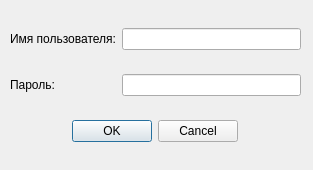
<?xml version="1.0" encoding="UTF-8"?>
<ui version="4.0">
 <class>Login</class>
 <widget class="QDialog" name="Login">
  <property name="geometry">
   <rect>
    <x>0</x>
    <y>0</y>
    <width>313</width>
    <height>170</height>
   </rect>
  </property>
  <property name="windowTitle">
   <string>Вход</string>
  </property>
  <widget class="QWidget" name="layoutWidget">
   <property name="geometry">
    <rect>
     <x>10</x>
     <y>10</y>
     <width>291</width>
     <height>151</height>
    </rect>
   </property>
   <layout class="QGridLayout" name="gridLayout">
    <item row="1" column="2">
     <widget class="QLineEdit" name="passwordInput">
      <property name="echoMode">
       <enum>QLineEdit::Password</enum>
      </property>
     </widget>
    </item>
    <item row="0" column="2">
     <widget class="QLineEdit" name="loginInput"/>
    </item>
    <item row="1" column="0" colspan="2">
     <widget class="QLabel" name="pas_label">
      <property name="text">
       <string>Пароль:</string>
      </property>
     </widget>
    </item>
    <item row="0" column="0" colspan="2">
     <widget class="QLabel" name="log_label">
      <property name="text">
       <string>Имя пользователя:</string>
      </property>
     </widget>
    </item>
    <item row="2" column="0" colspan="3" alignment="Qt::AlignHCenter">
     <widget class="QDialogButtonBox" name="buttonBoxPrimary">
      <property name="minimumSize">
       <size>
        <width>0</width>
        <height>23</height>
       </size>
      </property>
      <property name="styleSheet">
       <string notr="true"/>
      </property>
      <property name="orientation">
       <enum>Qt::Horizontal</enum>
      </property>
      <property name="standardButtons">
       <set>QDialogButtonBox::Cancel|QDialogButtonBox::Ok</set>
      </property>
     </widget>
    </item>
   </layout>
  </widget>
 </widget>
 <tabstops>
  <tabstop>loginInput</tabstop>
  <tabstop>passwordInput</tabstop>
 </tabstops>
 <resources/>
 <connections>
  <connection>
   <sender>buttonBoxPrimary</sender>
   <signal>accepted()</signal>
   <receiver>Login</receiver>
   <slot>accept()</slot>
   <hints>
    <hint type="sourcelabel">
     <x>169</x>
     <y>109</y>
    </hint>
    <hint type="destinationlabel">
     <x>157</x>
     <y>146</y>
    </hint>
   </hints>
  </connection>
  <connection>
   <sender>buttonBoxPrimary</sender>
   <signal>rejected()</signal>
   <receiver>Login</receiver>
   <slot>reject()</slot>
   <hints>
    <hint type="sourcelabel">
     <x>237</x>
     <y>109</y>
    </hint>
    <hint type="destinationlabel">
     <x>286</x>
     <y>146</y>
    </hint>
   </hints>
  </connection>
 </connections>
</ui>
